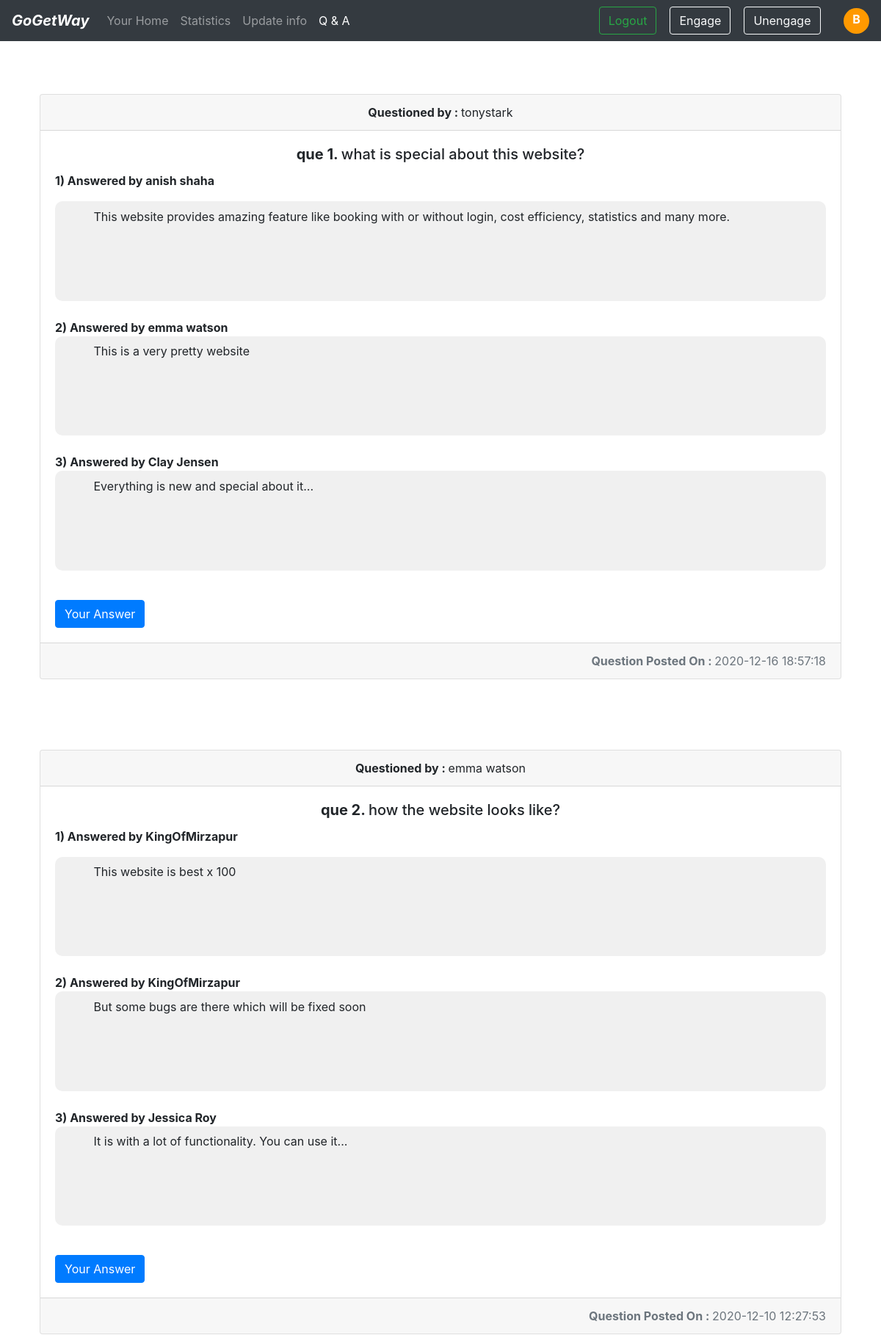
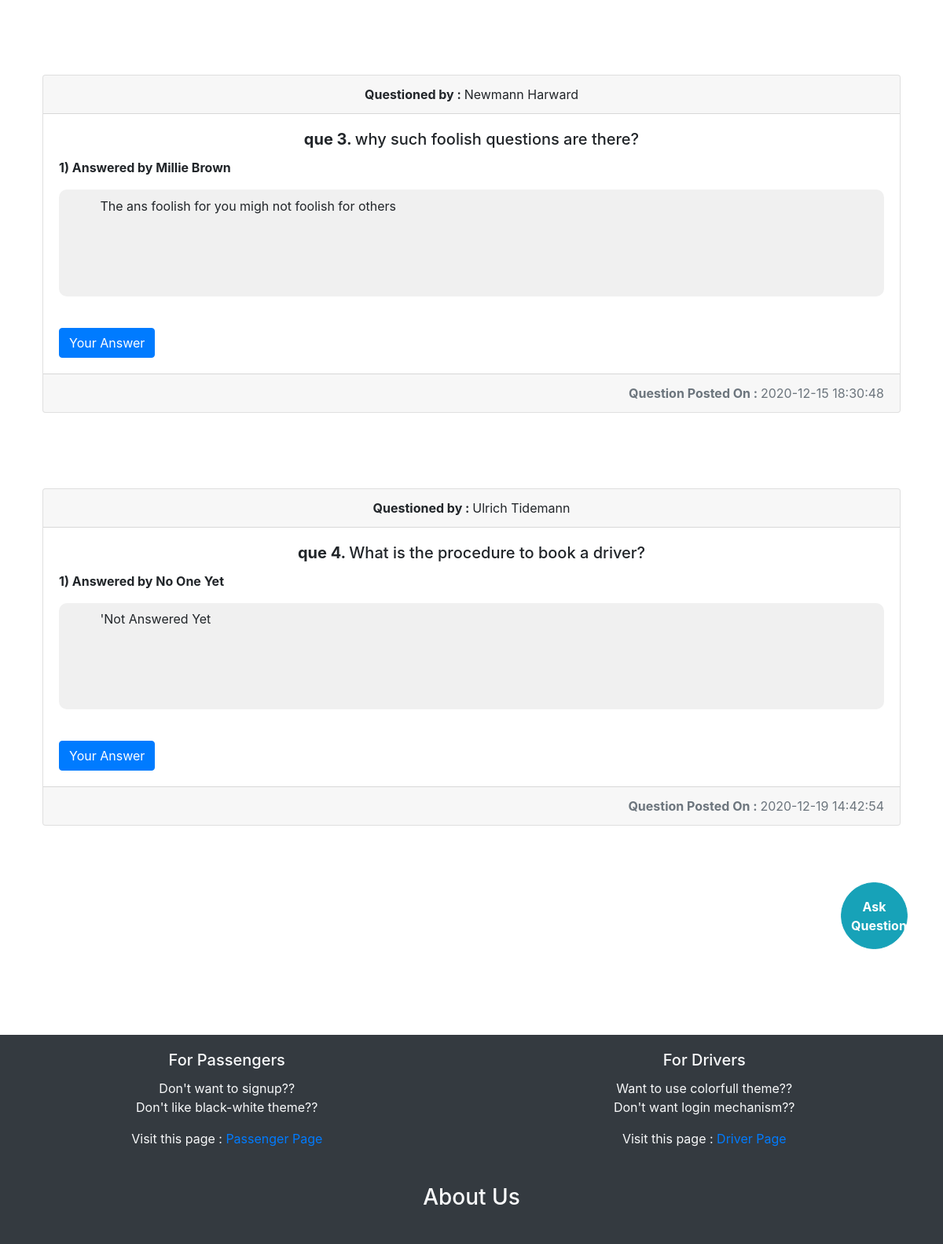
Screenshot of /chattingDrivers.php (signed in, upper part) with the database file from the repository (2 pictures, top to bottom).
### chattingDrivers.php (the view, shortened to what this page needs)
<?php
    include "sdp/connection.php";
?>
<!doctype html>
<html lang="en">
<head>
  <link rel="stylesheet" href="https://cdn.jsdelivr.net/npm/bootstrap@4.5.3/dist/css/bootstrap.min.css"
>
</head>
<body>
<nav class="navbar navbar-expand-lg navbar-dark bg-dark">
    <a class="navbar-brand" href="login.html"><b><i>GoGetWay</i></b></a>
    <div class="collapse navbar-collapse" id="navbarSupportedContent">
      <ul class="navbar-nav mr-auto" style='left:10px;'>
        <li class="nav-item">
          <a class="nav-link" href="ownhome.php">Your Home <span class="sr-only">(current)</span></a>
        </li>
        <li class="nav-item">
          <a class="nav-link" href="chartsfordrivers.php"> Statistics </a>
        </li>
        <li class="nav-item">
          <a class="nav-link" href="changeinfo.php"> Update info </a>
        </li>
        <li class="nav-item active">
          <a class="nav-link" href="chattingDrivers.php"> Q & A </a>
        </li>
      </ul>
        <form class="form-inline my-2 my-lg-0" method="POST" action="passengerlogout.php">
          <button class="btn btn-outline-success my-2 my-sm-0" type="submit" name="submit"> Logout </button>
        </form>
        <form class="form-inline my-2 my-lg-0" method="POST" action="logout.php">
          <button class="btn btn-outline-light my-2 my-sm-0" type="submit" name="engage" value="changeinfo.php"> Engage </button>
          <button class="btn btn-outline-light my-2 my-sm-0" type="submit" name="unengage" value="changeinfo.php"> Unengage </button>
        </form>
        <div style="width: 35px; height: 35px; border-radius: 18px; background-color: #ff9900; text-align: center;">
          <b><p style="color: white; padding-top:3px;"><?php echo strtoupper($_SESSION['name'][0]);?></p></b>
        </div>
    </div>
  </nav>
  <?php
  function answerSeparator($str){
    $sentence = "";
    $arr = [];
    for($i=0; $i<strlen($str); $i++)
    {
        if($str[$i]=="|")
        {
            array_push($arr, $sentence);
            $sentence = "";
            continue;
        }
        else{
            $sentence .= $str[$i];
        }
    }
    return $arr;
  }
  $query = "SELECT `QueNo`, `QuestionSender`, `Question`, `Answer`, `DatePostedQ`, `AnswerSender` FROM `q&a`";
  $runQ = mysqli_query($stat, $query);
  $counterQ = 0;
  while($result = mysqli_fetch_assoc($runQ))
  {
    $counterA = 0;
    $name = $result['QuestionSender'];
    $question = $result['Question'];
    $ans = $result['Answer'];
    $answer = answerSeparator($ans);
    $date = $result['DatePostedQ'];
    $temp = $result['AnswerSender'];
    $nameAns = answerSeparator($temp);
    $counterQ+=1;
    ?>
  <div class="container my-5" style="padding: 2%;">
    <div class="card">
      <div class="card-header text-center">
        <?php echo "<b>Questioned by : </b>" . $name; ?>
      </div>
      <div class="card-body">
        <h5 class="card-title text-center"><?php echo "<b>que $counterQ. </b>". $question; ?></h5>
        <p class="card-text"><?php
            if(count($answer)>0)
            {
              for($i=0; $i<count($answer); $i++)
              {
                $counterA+=1;
                echo "<b>" . $counterA. ") " . " Answered by ".$nameAns[$i] . " </b><br>";
                echo "<p  class='ansbox'>" . ucfirst($answer[$i]). "</p><br>";
              }
            }
            else
            {
              echo "Enter your opinion here...";
            }
            if($name == $_SESSION['name'])
            {
            }
            else{
          ?></p>
        <a href="#answer"><button class="btn btn-primary num" onclick="func(this.value)" value="<?php echo $counterQ; ?>">Your
          Answer</button></a>
            <?php
            }
            ?>
      </div>
      <div class="card-footer text-muted text-right">
        <?php echo "<b>Question Posted On : </b>" . $date; ?>
      </div>
    </div>
  </div>
  <?php
  }
?>
  <div class="container">
    <a href="#que"><button class="btn btn-info float-right" onclick="func2()" style="border-radius: 100px; height: 85px; width: 85px;"><b>Ask Question </b></button></a>
  </div><br><br><br><br><br><br>
<footer>
        <div style="padding-top: 50px; margin-right: 15px;">
            <div class="row bg-dark">
                <div class="col-sm-6">
                    <div class="bg-dark text-light">
                    <div class="card-body" style="text-align: center;">
                        <h5 class="card-title">For Passengers</h5>
                        <p class="card-text">Don't want to signup??<br>Don't like black-white theme??</p>
                        <p> Visit this page : <a href="sdp/passenger_policy.html">Passenger Page</a> </p>
                    </div>
                    </div>
                </div>
                <div class="col-sm-6">
                    <div class="bg-dark text-light">
                    <div class="card-body" style="text-align: center;">
                        <h5 class="card-title" style="text-align: center;">For Drivers</h5>
                        <p class="card-text">Want to use colorfull theme??<br>Don't want login mechanism??</p>
                        <p > Visit this page : <a href="sdp/driver_policy.html"> Driver Page </a> </p>
                    </div>
                    </div>
                </div>
            </div>
        </div>
        <div class="bg-dark text-light" style="height: 400px;">
            <h3 style="text-align: center; padding-top:10px;"> About Us </h3><br><br>
            <br><br><br><br>
        </div>
    </footer>
</body>
</html>

### chattingDrivers.php (style rules this page uses)
html { scroll-behavior: smooth; }
.ansbox { margin: auto; font-stretch: expanded; line-height: normal; padding: 1% 5% 10% 5%; text-align: justify; border-radius: 10px 10px; background-color:#f0f0f0; }

### rows the page displays
q&a: QuestionSender "tonystark", Question "what is special about this website?", AnswerSender "anish shaha", Answer "This website provides amazing feature like booking with or without login, cost efficiency, statistics and many more.", AnswerSender "emma watson", Answer "This is a very pretty website", AnswerSender "Clay Jensen", Answer "Everything is new and special about it...", DatePostedQ "2020-12-16 18:57:18"
q&a: QuestionSender "emma watson", Question "how the website looks like?", AnswerSender "KingOfMirzapur", Answer "This website is best x 100", Answer "But some bugs are there which will be fixed soon", AnswerSender "Jessica Roy", Answer "It is with a lot of functionality. You can use it...", DatePostedQ "2020-12-10 12:27:53"
q&a: QuestionSender "Newmann Harward", Question "why such foolish questions are there?", AnswerSender "Millie Brown", Answer "The ans foolish for you migh not foolish for others", DatePostedQ "2020-12-15 18:30:48"
q&a: QuestionSender "Ulrich Tidemann", Question "What is the procedure to book a driver?", AnswerSender "No One Yet", Answer "'Not Answered Yet", DatePostedQ "2020-12-19 14:42:54"

### other values shown
$_SESSION['name'][0] "B"
